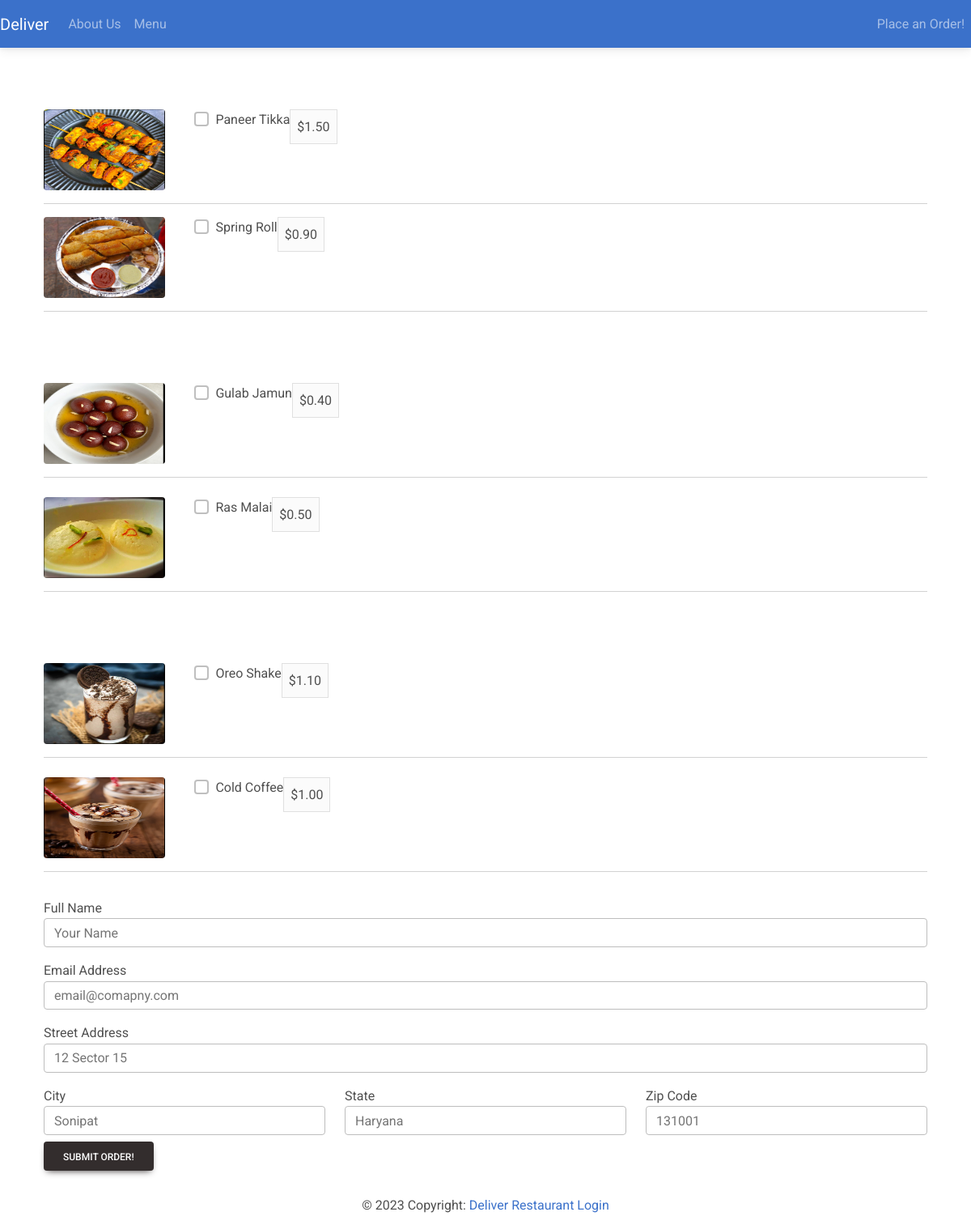
The page /order/ on the database its author committed.
### customer/models.py (models this page shows, shortened)
class MenuItem(models.Model):
    name = models.CharField(max_length=100)
    description = models.TextField()
    image = models.ImageField(upload_to='menu_images/')
    price = models.DecimalField(max_digits=5, decimal_places=2)
    category = models.ManyToManyField('Category', related_name='item')

### customer/views.py (the view, shortened to what this page needs)
# urls.py: path('order/',Order.as_view(),name='order'),
class Order(View):
    def get(self,request,*args,**kwargs):
        starters=MenuItem.objects.filter(category__name__contains='Starter')
        beverages=MenuItem.objects.filter(category__name__contains='Beverage')
        desserts=MenuItem.objects.filter(category__name__contains='Dessert')
        context= {
            'starters':starters,
            'beverages':beverages,
            'desserts':desserts,
        }
        return render(request,'customer/order.html',context)

### customer/templates/customer/order.html (shortened to what this page needs)
{% extends 'customer/base.html' %}
{% block content %}
<div class="container mb-5">
    <div class="row justify-content-center mt-1">
        <div class="col-md-12 col-sm-12 p-4">
            <form method="POST">
                <div class="pt-5">
                    {% for starter in starters %}
                    <div class="row">
                        <div class="col-md-2 col-sm-12">
                            <img class="rounded" src="{{ starter.image.url }}" width="150" height="100"/>
                        </div>
                        <div class="col-md-8 col-sm-12">
                            <div class="d-flex flex-row">
                                <div class="form-group form-check">
                                    <input type="checkbox" name="items[]" class="form-check-input" value="{{ starter.pk }}">
                                    <label class="form-check-label">{{ starter.name }}</label>
                                </div>
                                <p class="p-2 bg-light border">${{ starter.price }}</p>
                            </div>
                        </div>
                    </div>
                    <hr />
                {% endfor %}
                </div>
                <div class="pt-5">
                    {% for dessert in desserts %}
                    <div class="row mt-4">
                        <div class="col-md-2 col-sm-12">
                            <img class="rounded" src="{{ dessert.image.url }}" width="150" height="100"/>
                        </div>
                        <div class="col-md-8 col-sm-12">
                            <div class="d-flex flex-row">
                                <div class="form-group form-check">
                                    <input type="checkbox" name="items[]" class="form-check-input" value="{{ dessert.pk }}">
                                    <label class="form-check-label">{{ dessert.name }}</label>
                                </div>
                                <p class="p-2 bg-light border">${{ dessert.price }}</p>
                            </div>
                        </div>
                    </div>
                    <hr />
                    {% endfor %}
                </div>
                <div class="pt-5">
                    {% for beverage in beverages %}
                    <div class="row mt-4">
                        <div class="col-md-2 col-sm-12">
                            <img class="rounded" src="{{ beverage.image.url }}" width="150" height="100"/>
                        </div>
                        <div class="col-md-8 col-sm-12">
                            <div class="d-flex flex-row">
                                <div class="form-group form-check">
                                    <input type="checkbox" name="items[]" class="form-check-input" value="{{ beverage.pk }}">
                                    <label class="form-check-label">{{ beverage.name }}</label>
                                </div>
                                <p class="p-2 bg-light border ">${{ beverage.price }}</p>
                            </div>
                        </div>
                    </div>
                    <hr />
                    {% endfor %}
                </div>
                <div class='form-group pt-3'>
                    <label for="name">Full Name</label>
                    <input required class="form-control" type="text" placeholder="Your Name" name="name" />
                </div>
                <div class='form-group pt-3'>
                    <label for="name">Email Address</label>
                    <input required class="form-control" type="text" placeholder="email@comapny.com" name="email" />
                </div>
                <div class='form-group pt-3'>
                    <label for="name">Street Address</label>
                    <input required class="form-control" type="text" placeholder="12 Sector 15" name="street" />
                </div>
                <div class="row">
                    <div class="col-md-4 col-sm-12 pb-2">
                        <div class='form-group pt-3'>
                            <label for="name">City</label>
                            <input required class="form-control" type="text" placeholder="Sonipat" name="city" />
                        </div>
                    </div>
                    <div class="col-md-4 col-sm-12">
                        <div class='form-group pt-3'>
                            <label for="name">State</label>
                            <input required class="form-control" type="text" placeholder="Haryana" name="state" />
                        </div>
                    </div>
                    <div class="col-md-4 col-sm-12">
                        <div class='form-group pt-3'>
                            <label for="name">Zip Code</label>
                            <input required class="form-control" type="text" placeholder="131001" name="zip" />
                        </div>
                    </div>
                </div>
                <button type="button" class="btn btn-dark" data-toggle="modal" data-target="#myModal">Submit Order!</button>
            </form>
        </div>
    </div>
</div>
{% endblock content %}

### rows shown on the page
MenuItem: image (picture), name "Paneer Tikka", price "1.50"
MenuItem: image (picture), name "Spring Roll", price "0.90"
MenuItem: image (picture), name "Gulab Jamun", price "0.40"
MenuItem: image (picture), name "Ras Malai", price "0.50"
MenuItem: image (picture), name "Oreo Shake", price "1.10"
MenuItem: image (picture), name "Cold Coffee", price "1.00"
